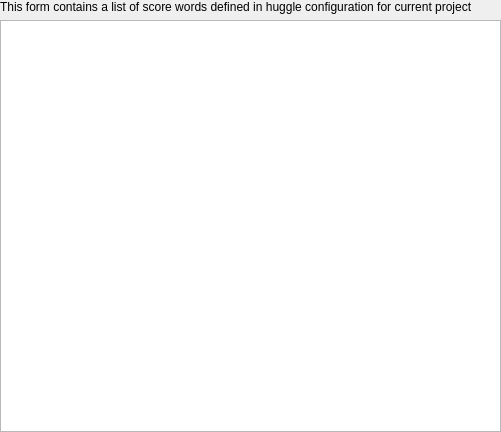
<?xml version="1.0" encoding="UTF-8"?>
<ui version="4.0">
 <class>ScoreWordsDbForm</class>
 <widget class="QDialog" name="ScoreWordsDbForm">
  <property name="geometry">
   <rect>
    <x>0</x>
    <y>0</y>
    <width>501</width>
    <height>432</height>
   </rect>
  </property>
  <property name="windowTitle">
   <string>Score words</string>
  </property>
  <property name="windowIcon">
   <iconset resource="../huggle_res/pictures.qrc">
    <normaloff>:/huggle/pictures/Resources/huggle3_small.ico</normaloff>:/huggle/pictures/Resources/huggle3_small.ico</iconset>
  </property>
  <layout class="QVBoxLayout" name="verticalLayout">
   <property name="leftMargin">
    <number>0</number>
   </property>
   <property name="topMargin">
    <number>0</number>
   </property>
   <property name="rightMargin">
    <number>0</number>
   </property>
   <property name="bottomMargin">
    <number>0</number>
   </property>
   <item>
    <widget class="QLabel" name="label">
     <property name="text">
      <string notr="true">This form contains a list of score words defined in huggle configuration for current project</string>
     </property>
     <property name="wordWrap">
      <bool>true</bool>
     </property>
    </widget>
   </item>
   <item>
    <widget class="QTableWidget" name="tableWidget"/>
   </item>
  </layout>
 </widget>
 <resources>
  <include location="../huggle_res/pictures.qrc"/>
 </resources>
 <connections/>
</ui>
